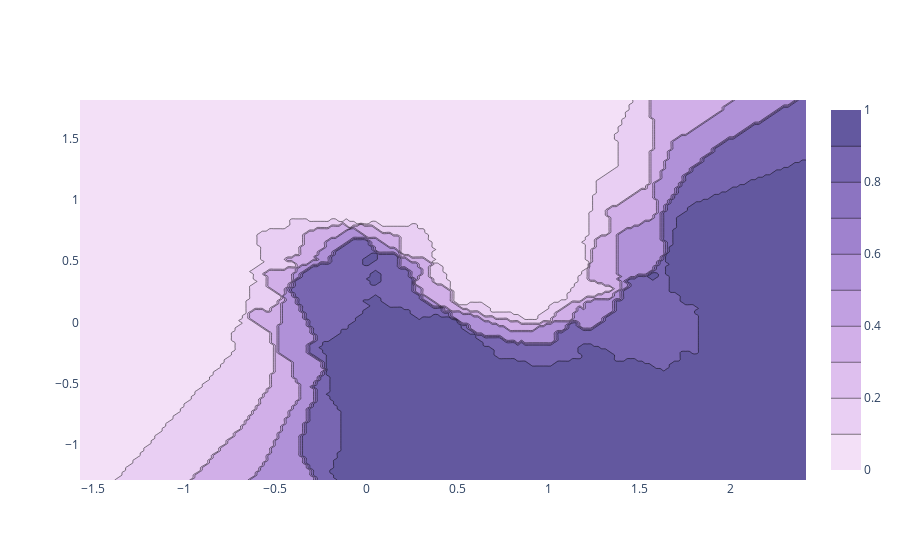

Notebook source saved alongside this figure:
### Code cell
import plotly.graph_objects as go
import numpy as np
from sklearn.datasets import make_moons
from sklearn.model_selection import train_test_split
from sklearn.neighbors import KNeighborsClassifier

mesh_size = .02
margin = 0.25

# Load and split data
X, y = make_moons(noise=0.3, random_state=0)
X_train, X_test, y_train, y_test = train_test_split(X, y.astype(str), test_size=0.33, random_state=101) 
X_valid, X_test, y_valid, y_test = train_test_split(X_test, y_test, test_size=0.5, random_state=42)

# Create a mesh grid on which we will run our model
x_min, x_max = X[:, 0].min() - margin, X[:, 0].max() + margin
y_min, y_max = X[:, 1].min() - margin, X[:, 1].max() + margin
xrange = np.arange(x_min, x_max, mesh_size)
yrange = np.arange(y_min, y_max, mesh_size)
xx, yy = np.meshgrid(xrange, yrange)

# Create classifier, run predictions on grid
clf = knn_model
clf.fit(X, y)
Z = clf.predict_proba(np.c_[xx.ravel(), yy.ravel()])[:, 1]
Z = Z.reshape(xx.shape)


# Plot the figure
fig = go.Figure(data=[
    go.Contour(
        x=xrange,
        y=yrange,
        z=Z,
        colorscale='purp'
    )
])
fig.show()

### Figure 1 — Plotly figure (JSON) as saved in the notebook; plotly's stock layout.template omitted (floating-point values rounded to 4 significant figures; data arrays with more than 128 entries replaced by an {"elided": "..."} marker saying what was removed)
{"data": [{"colorscale": [[0, "rgb(243, 224, 247)"], [0.1667, "rgb(228, 199, 241)"], [0.3333, "rgb(209, 175, 232)"], [0.5, "rgb(185, 152, 221)"], [0.6667, "rgb(159, 130, 206)"], [0.8333, "rgb(130, 109, 186)"], [1, "rgb(99, 88, 159)"]], "type": "contour", "x": {"elided": "200 float values"}, "y": {"elided": "156 float values"}, "z": {"elided": "156x200 float values"}}], "layout": {}}
